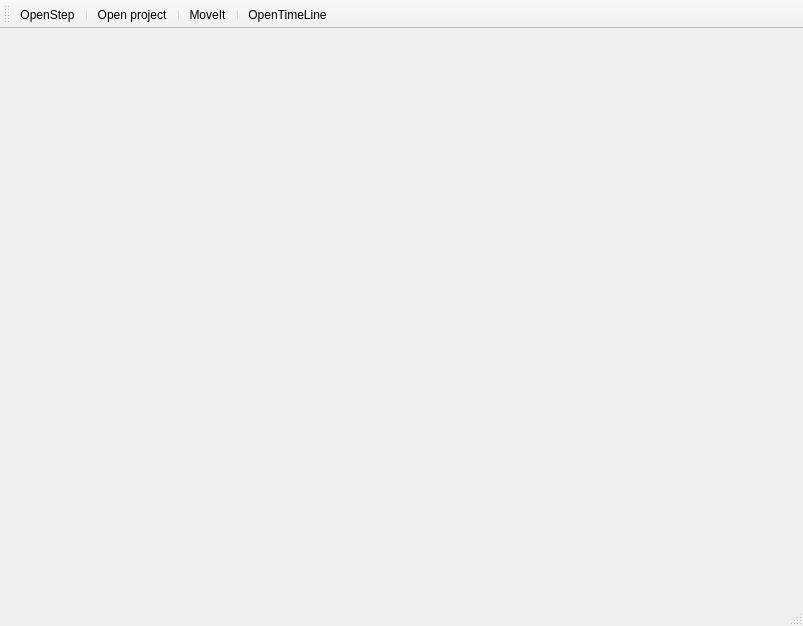
<?xml version="1.0" encoding="UTF-8"?>
<ui version="4.0">
 <class>MainWindow</class>
 <widget class="QMainWindow" name="MainWindow">
  <property name="geometry">
   <rect>
    <x>0</x>
    <y>0</y>
    <width>803</width>
    <height>626</height>
   </rect>
  </property>
  <property name="windowTitle">
   <string>MainWindow</string>
  </property>
  <widget class="QWidget" name="centralWidget"/>
  <widget class="QMenuBar" name="menuBar">
   <property name="geometry">
    <rect>
     <x>0</x>
     <y>0</y>
     <width>803</width>
     <height>20</height>
    </rect>
   </property>
  </widget>
  <widget class="QToolBar" name="mainToolBar">
   <attribute name="toolBarArea">
    <enum>TopToolBarArea</enum>
   </attribute>
   <attribute name="toolBarBreak">
    <bool>false</bool>
   </attribute>
   <addaction name="actionOpenStep"/>
   <addaction name="separator"/>
   <addaction name="actionOpen_project"/>
   <addaction name="separator"/>
   <addaction name="actionMoveIt"/>
   <addaction name="separator"/>
   <addaction name="actionOpenTimeLine"/>
  </widget>
  <widget class="QStatusBar" name="statusBar"/>
  <action name="actionOpenStep">
   <property name="text">
    <string>OpenStep</string>
   </property>
  </action>
  <action name="actionMoveIt">
   <property name="text">
    <string>MoveIt</string>
   </property>
   <property name="toolTip">
    <string>MoveIt</string>
   </property>
  </action>
  <action name="actionOpenTimeLine">
   <property name="text">
    <string>OpenTimeLine</string>
   </property>
  </action>
  <action name="actionOpen_project">
   <property name="text">
    <string>Open project</string>
   </property>
   <property name="toolTip">
    <string>Открыть проект</string>
   </property>
  </action>
 </widget>
 <layoutdefault spacing="6" margin="11"/>
 <resources/>
 <connections/>
</ui>
